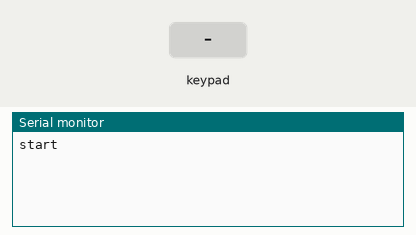
Bench run of a sketch on a simulated Arduino Uno, built with avr-gcc and run on an emulated ATmega328P. On the bench: the last lines printed to the serial monitor. The test bench sets the inputs (shaded band).

Above: at 1.2 s.
1.3 s: key '1' pressed
At 2.5 s:
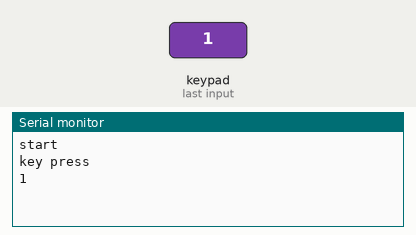
2.8 s: keypad keys 2 3 4 5 # pressed 0.4 s apart
At 5.4 s:
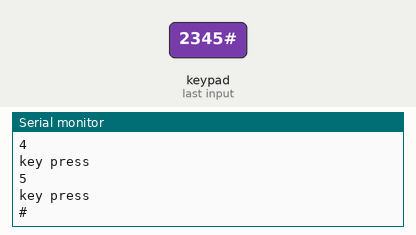
6.3 s: key 'A' pressed
At 7.1 s:
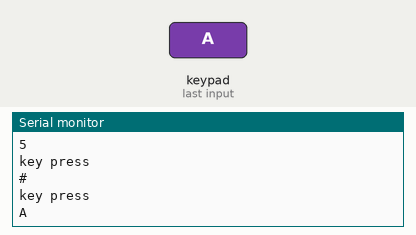
7.8 s: keypad keys 2 3 4 5 * pressed 0.4 s apart
At 9.9 s:
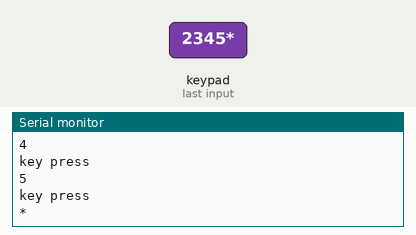
11.3 s: key 'B' pressed
At 12.5 s:
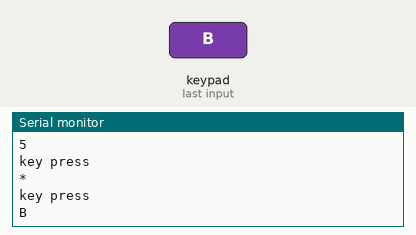
12.8 s: keypad keys 2 3 4 5 D pressed 0.4 s apart
At 15.6 s:
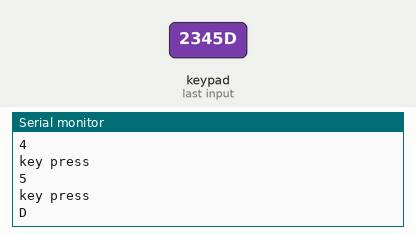
Timing chart, 0 to 17.1 s (numbered marks = the images above; inputs shaded):
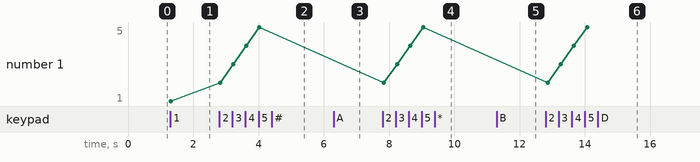

Measured:
- after the input at 1.3 s, the serial monitor: prints a new line at once (image 1)
- after the input at 2.8 s, the serial monitor: prints a new line at once (image 2)
- after the input at 6.3 s, the serial monitor: prints a new line at once (image 3)
- after the input at 7.8 s, the serial monitor: prints a new line at once (image 4)
- after the input at 11.3 s, the serial monitor: prints a new line after 0.06 s (image 5)
- after the input at 12.8 s, the serial monitor: prints a new line after 0.06 s (image 6)
- plotted number 1: 1 → 5 after the input at 2.8 s

The sketch:

keypad-test.ino
```cpp
#include <Keypad.h>

const int ROW_NUM = 4; // Number of rows in the keypad
const int COLUMN_NUM = 4; // Number of columns in the keypad

// Define the keymap
char keys[ROW_NUM][COLUMN_NUM] = {
  {'1', '2', '3', 'A'},
  {'4', '5', '6', 'B'},
  {'7', '8', '9', 'C'},
  {'*', '0', '#', 'D'}
};

// Define the row and column pins of the keypad
byte pin_rows[ROW_NUM] = {2,3,4,5}; // Connect to the row pinouts of the keypad
byte pin_column[COLUMN_NUM] = {6,7,8,9}; // Connect to the column pinouts of the keypad

// Create an instance of the Keypad class
Keypad keypad = Keypad(makeKeymap(keys), pin_rows, pin_column, ROW_NUM, COLUMN_NUM);


void setup() {

  Serial.begin(9600); // Initialize serial communication
Serial.println("start");
};
void loop() {
  char key = keypad.getKey();

  if (key) {
    Serial.println("key press");
    Serial.println(key);

  }
  delay(100);

}
```
